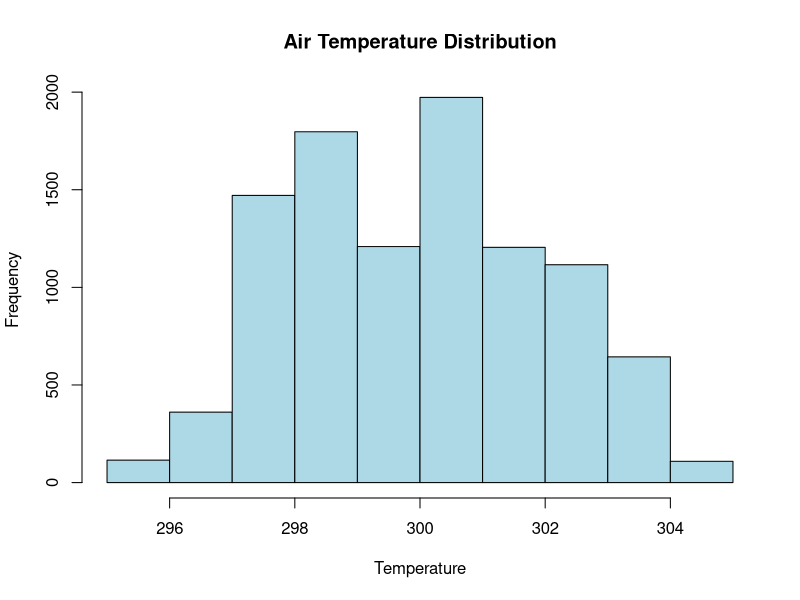

Source code (R):
# Load dataset
manufacturing_data <- read.csv("../data/ai4i2020.csv")

pdf("3.pdf")

# Summary statistics
summary(manufacturing_data)

# Countfailures  by type
table(manufacturing_data$failure)

# Mean tool wear for each failure type
tapply(manufacturing_data$toolWear, manufacturing_data$failure, mean)

# Basic histogram for air temperature vs. failures
hist(manufacturing_data$airTemp
, main="Air Temperature Distribution",
     xlab="Temperature", col="lightblue", breaks=10)

dev.off()